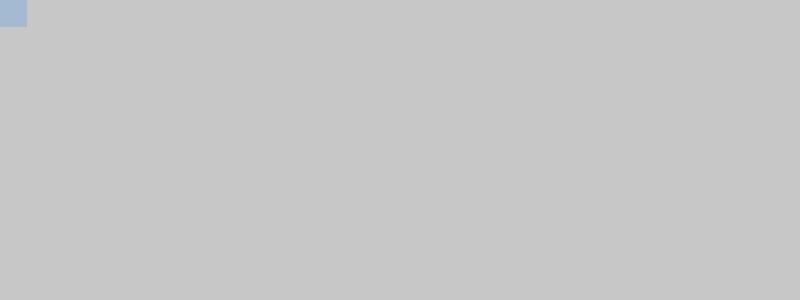
Frame 1 (no input)
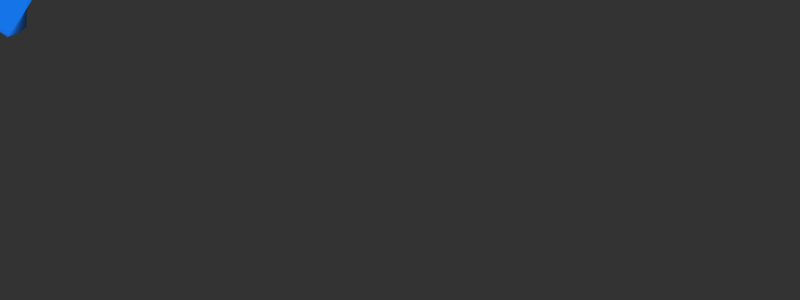
Frame 60 (the mouse pressed at the canvas centre just before this capture)
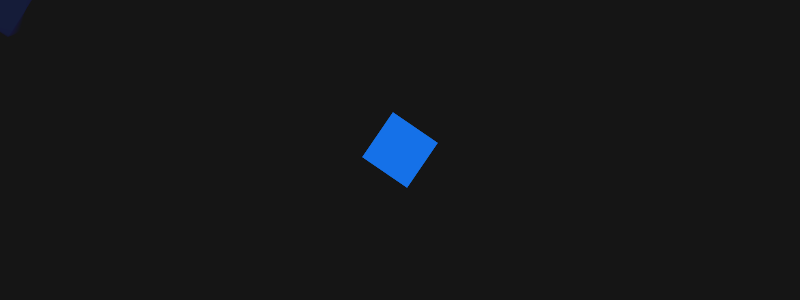
Frame 120 (the mouse held since frame 60 and released just before this capture)

The Processing sketch that drew these frames (run headless with seeded random() and noise(); from frame 60 on, the mouse is pressed at the canvas centre):

// Processing sketch: PV017quadratoGiraSegueMouse
// ── PV017quadratoGiraSegueMouse.pde
// Come interagire con questo sketch:
// 1. premi il tasto play
// 2. muovi il mouse sul canvas
// 3. fai click col mouse

float deg = 0.00;
final float rotSpeed = 0.01;
float trailFadingSpeed = 6.0;

void setup()
{
  size(800, 300);
  noStroke();
}

void draw()
{
  fill(0, trailFadingSpeed);
  rect(0, 0, width, height);
  translate(mouseX, mouseY);
  rotate(deg);
  fill(20, 130, 255, 50);
  sqCenter(54);
  if (!mousePressed) deg += rotSpeed;
}

void sqCenter(int side)
{
  rect(-side/2, -side/2, side, side);
}
